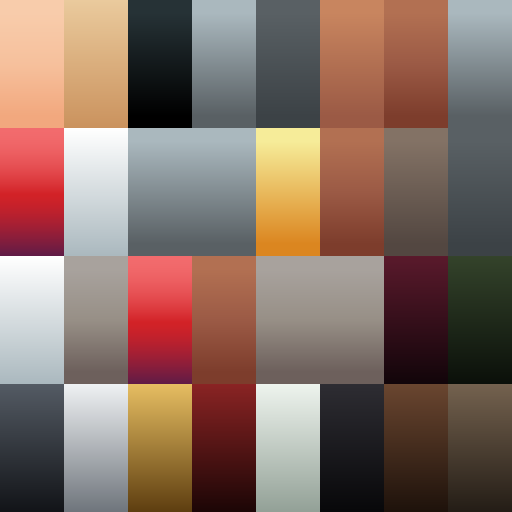
#> input picture assets/kaykit/weapons/dark_texture.png, 1024 x 1024 px, given in place of Skeleton_Minion_skeleton_texture.png, which was not available (shown at 1/2 size); the run also reads 1 picture not shown here
$ python biome_textures.py
#> lines starting #> are read from the running program, lines starting #| are printed output that depends on the picture; after the words box and inside, x2 and y2 are one past the last pixel; in counts of white or black regions, pixels touching at a corner belong together; pictures that were not available may be replaced by others from this repository, and a replacement may not be noted
#!/usr/bin/env python3
"""Recolours the KayKit palette textures for the Frozen Crypt and the Burning
Swamp. KayKit models sample flat gradient swatches, so a hue/value remap of the
swatches recolours every model that uses them and keeps the baked light-to-dark
ramp, which is why the result stays crisp (no tint wash at runtime).

Run from the repo root:  python3 tools/art/biome_textures.py
"""
import colorsys
import os

import numpy as np
from PIL import Image

KK = "assets/kaykit/"


def load(path):
    return np.asarray(Image.open(KK + path).convert("RGBA"), dtype=np.float32) / 255.0


def save(arr, path):
    out = (np.clip(arr, 0, 1) * 255.0 + 0.5).astype(np.uint8)
    Image.fromarray(out, "RGBA").save(KK + path, optimize=True)
    print("wrote", path)


def rgb_to_hsv(rgb):
    r, g, b = rgb[..., 0], rgb[..., 1], rgb[..., 2]
    mx = np.max(rgb, axis=-1)
    mn = np.min(rgb, axis=-1)
    d = mx - mn
    h = np.zeros_like(mx)
    m = d > 1e-6
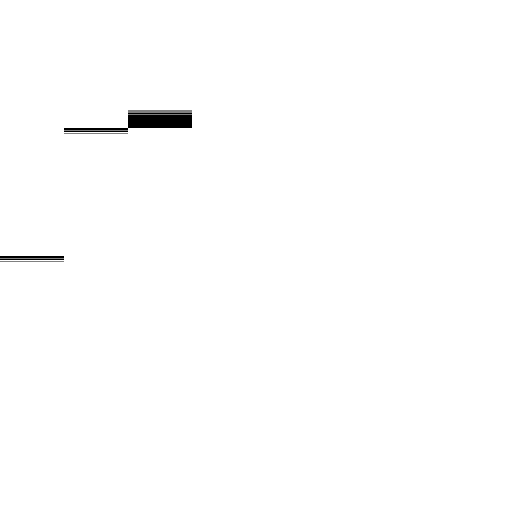
#> m: shape (1024, 1024) bool (shown at 1/2 size); 99.4% white; 8 black regions, largest, box (x1, y1, x2, y2) and area: (128, 229, 384, 261) 4096, (0, 512, 128, 517) 640, (256, 225, 384, 228) 384
    rc = np.where(m, (mx - r) / np.where(m, d, 1), 0)
    gc = np.where(m, (mx - g) / np.where(m, d, 1), 0)
    bc = np.where(m, (mx - b) / np.where(m, d, 1), 0)
    h = np.where(mx == r, bc - gc, np.where(mx == g, 2.0 + rc - bc, 4.0 + gc - rc))
    h = np.where(m, (h / 6.0) % 1.0, 0.0)
    s = np.where(mx > 1e-6, d / np.where(mx > 1e-6, mx, 1), 0.0)
    return h, s, mx


def hsv_to_rgb(h, s, v):
    i = np.floor(h * 6.0).astype(np.int32)
    f = h * 6.0 - i
    p = v * (1 - s)
    q = v * (1 - f * s)
    t = v * (1 - (1 - f) * s)
    i = i % 6
    r = np.choose(i, [v, q, p, p, t, v])
    g = np.choose(i, [t, v, v, q, p, p])
    b = np.choose(i, [p, p, t, v, v, q])
    return np.stack([r, g, b], axis=-1)


def remap(arr, fn):
    """fn(h, s, v) -> (h, s, v), hue in 0..1. Alpha is kept."""
    h, s, v = rgb_to_hsv(arr[..., :3])
    h2, s2, v2 = fn(h * 360.0, s, v)
    out = arr.copy()
    out[..., :3] = hsv_to_rgb((h2 / 360.0) % 1.0, np.clip(s2, 0, 1), np.clip(v2, 0, 1))
    return out


def warm(h):
    """Bone, skin, wood, pumpkin and gold: the warm swatches (red to yellow)."""
    return (h < 62.0) | (h > 345.0)
#> returned value: shape (1024, 1024) bool; 52.8% white; 5 black regions, box (x1, y1, x2, y2) and area: (512, 0, 1024, 1024) 196608, (0, 0, 640, 512) 196480, (0, 523, 384, 1024) 101888, (0, 520, 128, 522) 256, (0, 517, 128, 518) 128


def eyes(h, s, v):
    """KayKit's skeleton eye swatch: the bright saturated yellow the character
    shader makes glow. Left alone so the shader still finds it."""
    return (h > 40.0) & (h < 62.0) & (s > 0.75) & (v > 0.85)
#> returned value: shape (1024, 1024) bool; every value is 0


# --- Frozen Crypt -------------------------------------------------------------

def rime(h, s, v):
    """Frostbitten bone: warm swatches go glacier blue-white, darks go deep navy."""
    w = warm(h) & ~eyes(h, s, v)
    nh = np.where(w, 205.0 + (v - 0.5) * 18.0, h)
    ns = np.where(w, np.minimum(s * 0.62 + 0.04, 0.42), s)
    nv = np.where(w, np.clip(0.18 + v * 0.92, 0, 1), v)
    grey = (s < 0.14) & ~w
#> grey: shape (1024, 1024) bool; 31.9% white; 12 white regions, largest, box (x1, y1, x2, y2) and area: (128, 0, 640, 512) 157312, (0, 523, 256, 1024) 64128, (896, 0, 1024, 434) 55552
    nh = np.where(grey, 215.0, nh)
    ns = np.where(grey, 0.12 + (1 - v) * 0.2, ns)
    nv = np.where(grey, np.clip(v * 1.04 + 0.03, 0, 1), nv)
#> in hsv_to_rgb, `i = np.floor(h * 6.0).astype(np.int32)`:
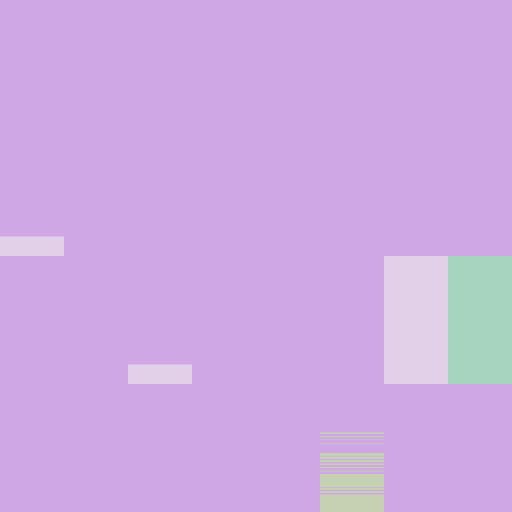
#> i: shape (1024, 1024) int32 (shown at 1/2 size); 4 distinct labels, from 1 to 5; one colour per label, 0 black
    return nh, ns, nv


def regent(h, s, v):
    """The Rime Regent's armour: the same ice, but the metal swatches go a deep
    sapphire so he reads apart from his thralls."""
    nh, ns, nv = rime(h, s, v)
    grey = (s < 0.14)
#> grey: shape (1024, 1024) bool; 39.8% white; 9 white regions, largest, box (x1, y1, x2, y2) and area: (0, 0, 768, 1024) 304768, (896, 0, 1024, 434) 55552, (512, 768, 768, 1024) 52864
    nh = np.where(grey & (v > 0.25) & (v < 0.75), 222.0, nh)
    ns = np.where(grey & (v > 0.25) & (v < 0.75), 0.42, ns)
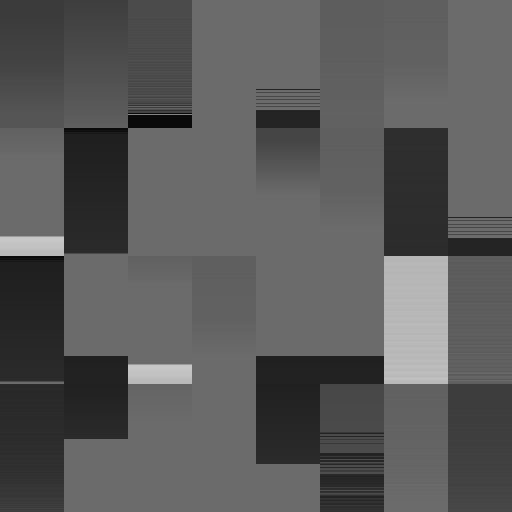
#> ns: shape (1024, 1024) float32 (shown at 1/2 size); min 0.04, max 1, mean 0.352
    nv = np.where(grey & (v > 0.25) & (v < 0.75), v * 0.85 + 0.12, nv)
    return nh, ns, nv


def bog(h, s, v):
    """Bog-drowned bone: peat brown and moss olive, still bone-light on top."""
    w = warm(h) & ~eyes(h, s, v)
    nh = np.where(w, 66.0 + (1 - v) * 12.0, h)
    ns = np.where(w, np.minimum(s * 0.5 + 0.1, 0.42), s)
    nv = np.where(w, np.clip(0.1 + v * 0.52, 0, 1), v)
    grey = (s < 0.14) & ~w
    nh = np.where(grey, 80.0, nh)
    ns = np.where(grey, 0.12, ns)
    nv = np.where(grey, v * 0.9, nv)
    return nh, ns, nv


def cinder(h, s, v):
    """Charred bone: near-black charcoal with a warm cast. The glowing seams are
    added by the character shader (grade.z), not painted here."""
    w = warm(h) & ~eyes(h, s, v)
    nh = np.where(w, 22.0, h)
    ns = np.where(w, np.minimum(s * 0.5 + 0.06, 0.34), s)
    nv = np.where(w, np.clip(0.05 + v * 0.38, 0, 1), v)
    grey = (s < 0.14) & ~w
    nh = np.where(grey, 20.0, nh)
    ns = np.where(grey, 0.18, ns)
    nv = np.where(grey, v * 0.62, nv)
    return nh, ns, nv


def main():
    os.chdir(os.path.join(os.path.dirname(os.path.abspath(__file__)), "..", ".."))
    sk = load("characters/Skeleton_Minion_skeleton_texture.png")
    save(remap(sk, rime), "characters/Skeleton_rime_texture.png")
    save(remap(sk, regent), "characters/Skeleton_regent_texture.png")
#> in hsv_to_rgb (call 2), `f = h * 6.0 - i`:
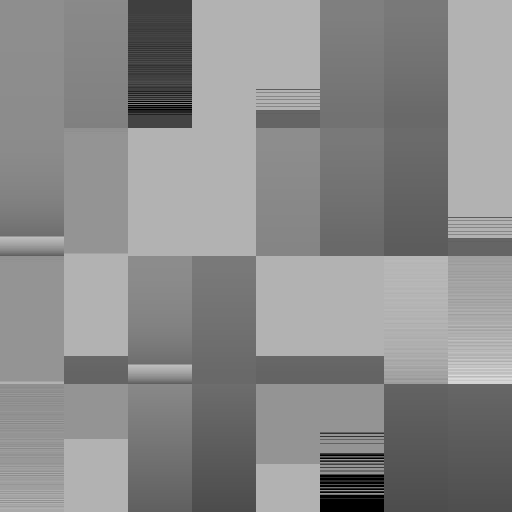
#> f: shape (1024, 1024) float64 (shown at 1/2 size); min 0, max 0.875, mean 0.546
#> in hsv_to_rgb (call 2), `r = np.choose(i, [v, q, p, p, t, v])`:
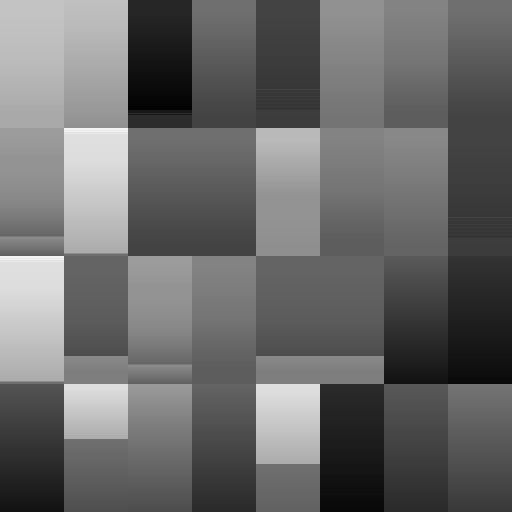
#> r: shape (1024, 1024) float64 (shown at 1/2 size); min 0, max 0.96, mean 0.415
#> in hsv_to_rgb (call 2), `b = np.choose(i, [p, p, t, v, v, q])`:
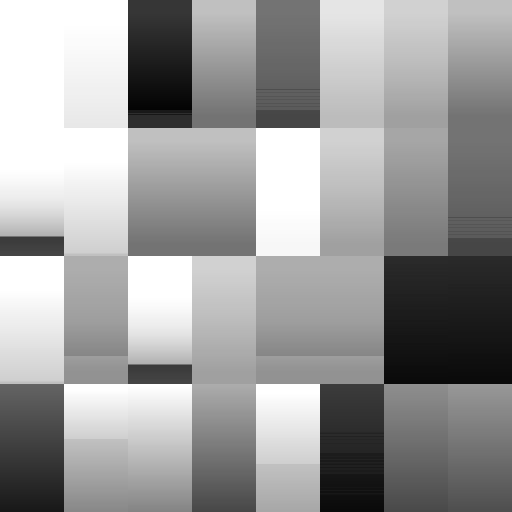
#> b: shape (1024, 1024) float64 (shown at 1/2 size); min 0.00392, max 1, mean 0.61
#> in hsv_to_rgb (call 2), `return np.stack([r, g, b], axis=-1)`:
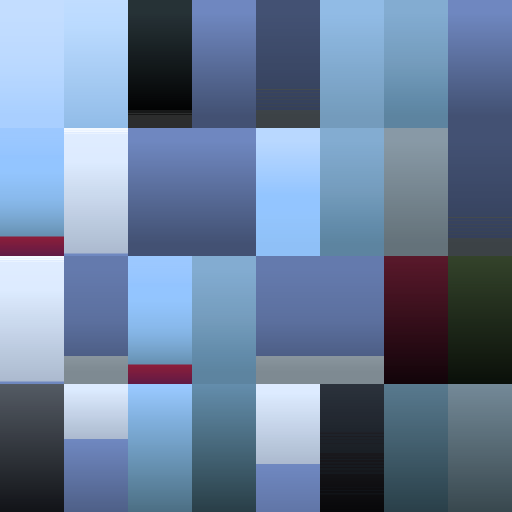
#> returned value: shape (1024, 1024, 3) float64 (shown at 1/2 size); mean of channels 0, 1, 2 0.415, 0.497, 0.61; drawn as R, G, B
    save(remap(sk, bog), "characters/Skeleton_bog_texture.png")
    save(remap(sk, cinder), "characters/Skeleton_cinder_texture.png")
    bb = load("characters/Barbarian_barbarian_texture.png")
    save(remap(bb, cinder), "characters/Barbarian_cinder_texture.png")


if __name__ == "__main__":
#> (the run stopped early here; a loop or call above may not have finished)
